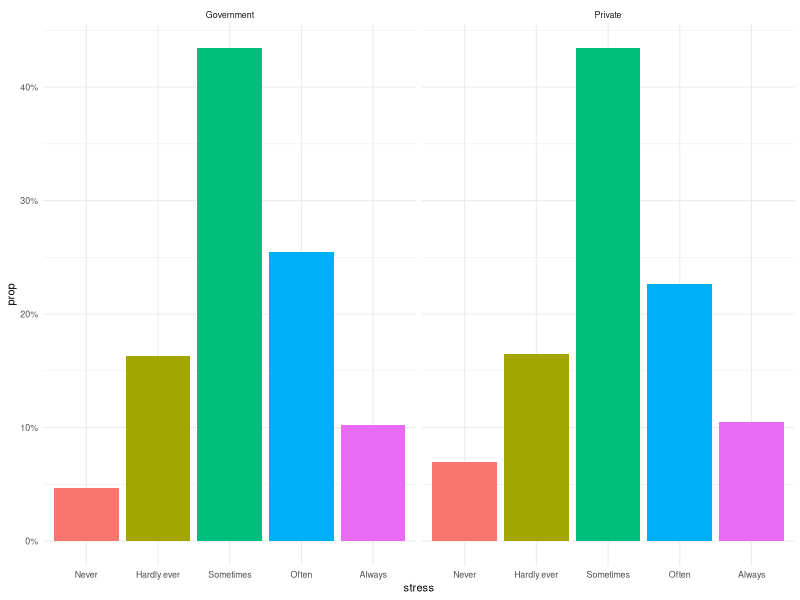

Write the R code that produced this figure.
library(dplyr)
library(tidyverse) 
library(readxl)

raw_data <- read_excel("inputs/data/GSS.xlsx")
clean_data <- raw_data %>% 
  select(wrkgovt, stress) %>% 
  filter(str_detect(wrkgovt, "Government|Private"),
         str_detect(stress, "Always|Often|Sometimes|Hardly ever|Never"))


positions <- c("Never", "Hardly ever", "Sometimes", "Often", "Always")

clean_data %>% 
  ggplot() +
  geom_bar(aes(x = stress,  y = ..prop.., group = wrkgovt, fill=factor(..x..))) +
  scale_x_discrete(limits = positions) +
  scale_y_continuous(labels = scales::percent) +
  facet_wrap(~wrkgovt) +
  theme_minimal(base_size = 8) +
  theme(legend.position="none")
